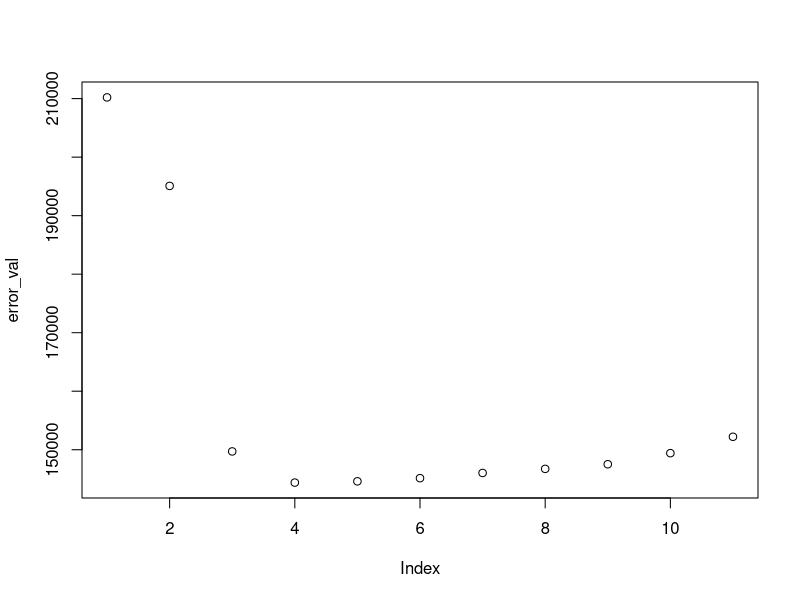
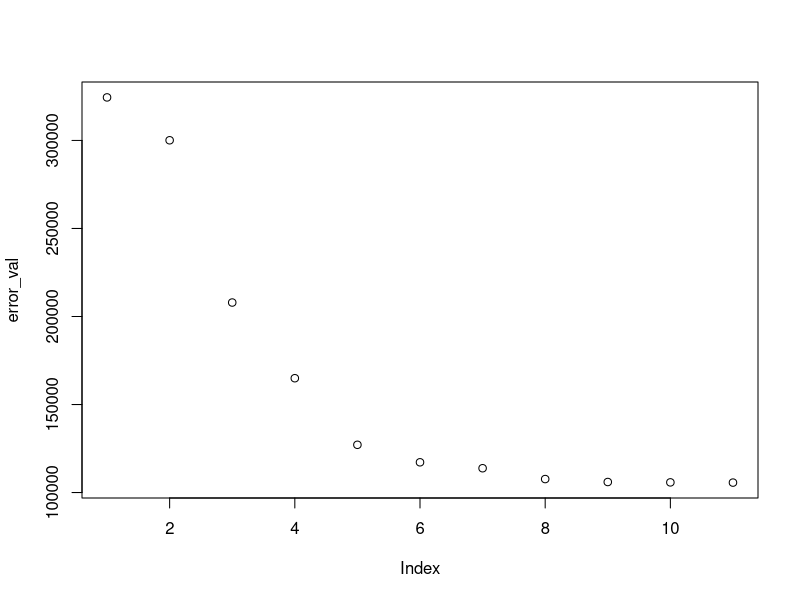
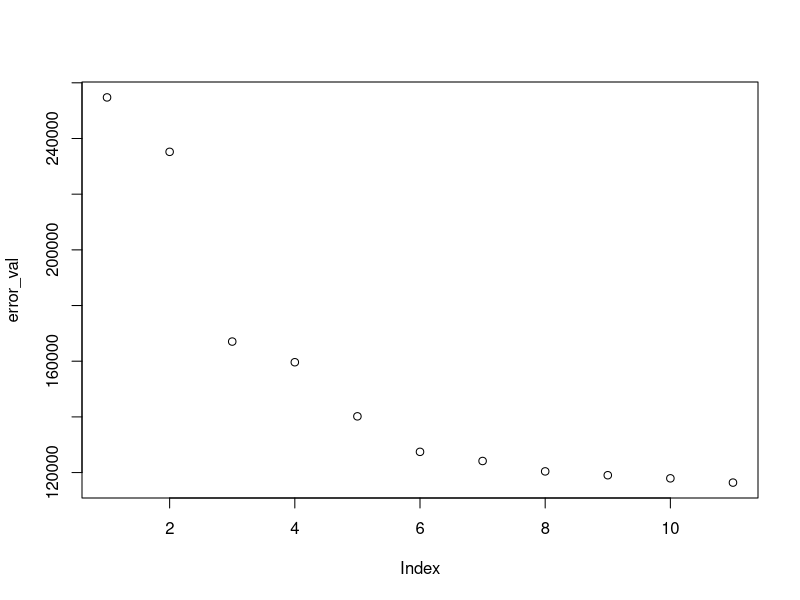
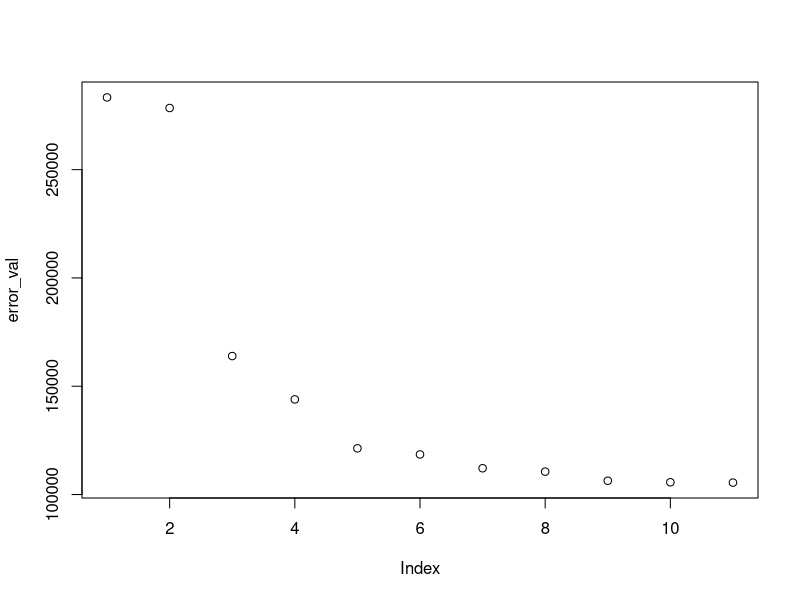
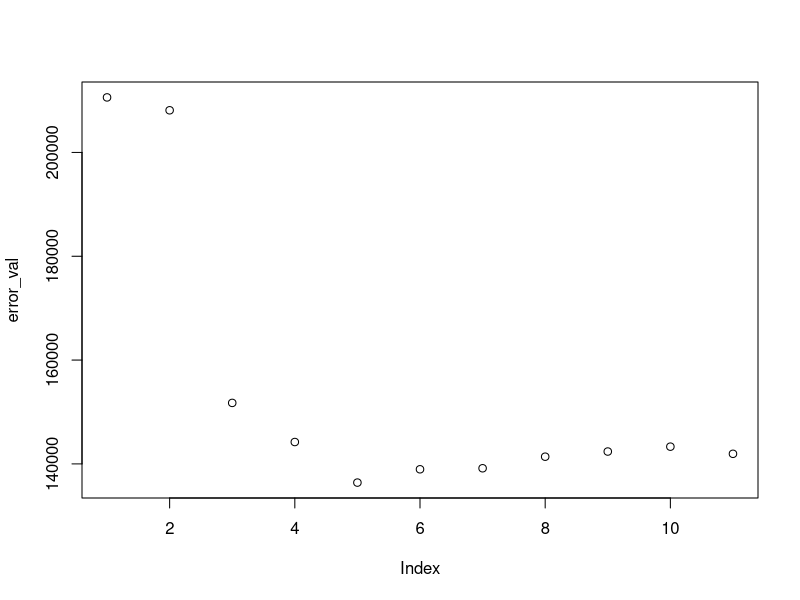
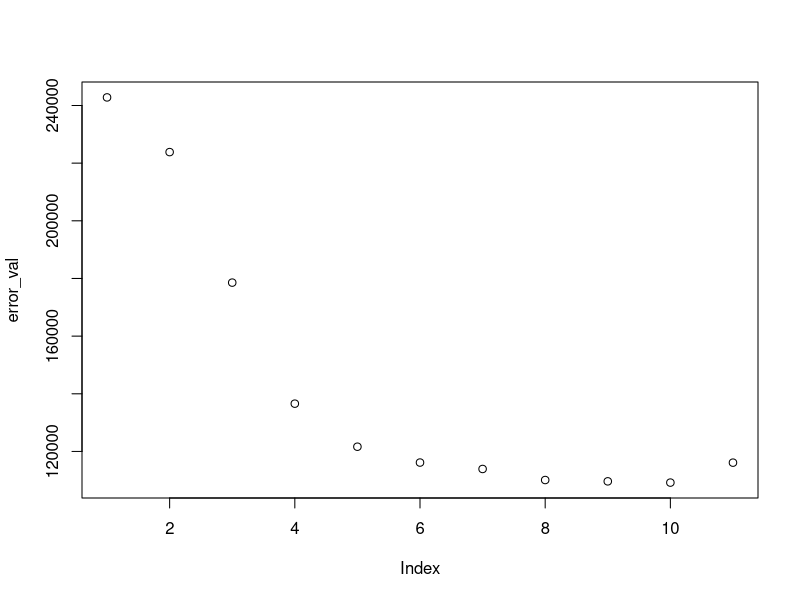
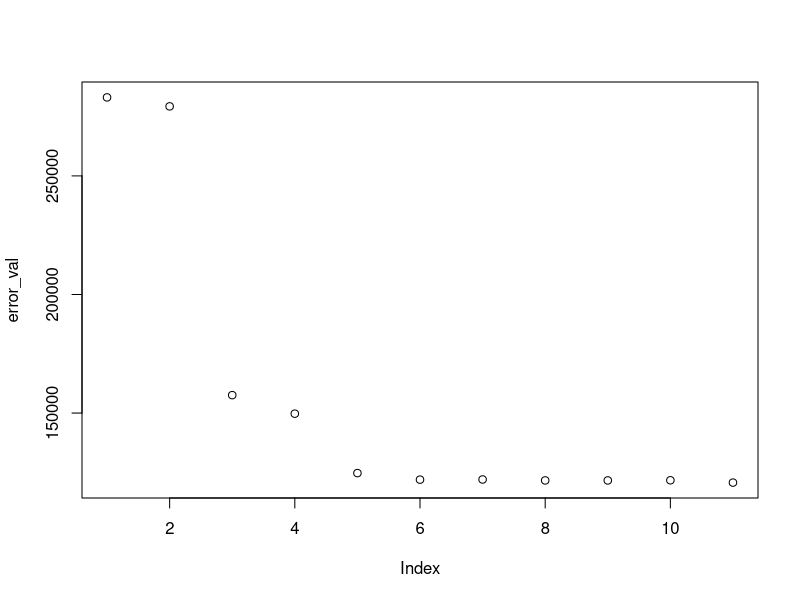
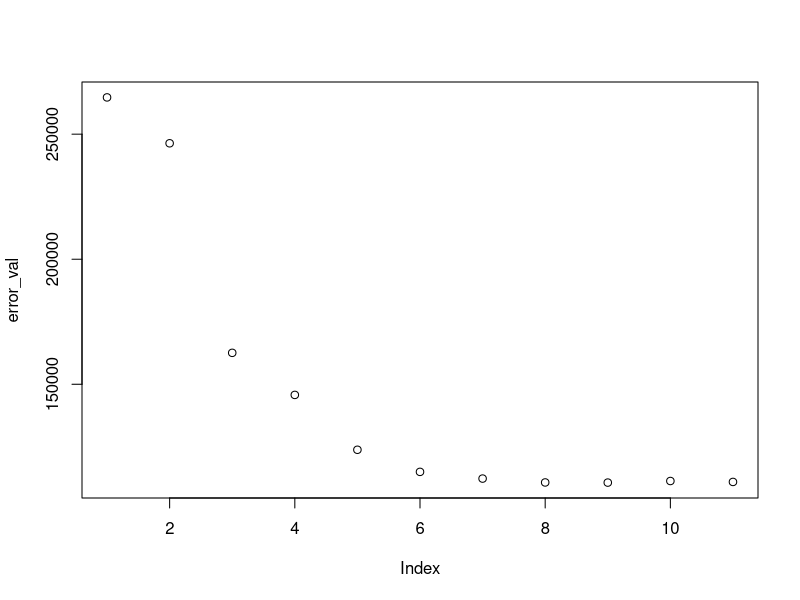

Write the R code that produced these figures, in order.
#' Least Angle Regression
#' 
#' Implements the LARS algorithm (Efron et. al. (2004) Least angle regression. Annals of Statistics.)
#' 
#' @param X matrix of predictor variables
#' @param y vector of response variables
#' @param option which variant of LARS should we run? one of "lars", "lasso", "stagewise"
#' @param standardise should data be scaled and centred?
#' 

lars <-function(X, y, option="lars", standardise=TRUE, intercept=FALSE){

  ## Edit the data according to options
  if (intercept){
    X <- cbind(rep(1,nrow(X)), X) #include an intercept term (i.e. a constant covariate)
  }
  if (standardise){
    X <- scale(X) #centre and normalise X
    y <- y - mean(y) #centre y
  }
  
  n <- nrow(X) #number of observations
  p <- ncol(X) #number of covariates
  
  ## check inputs are sensible
  if (length(y)!=n){
    stop("number of observations on response not equal to number of observations on predictors")
  }
  if (!(option == "lars" || option == "lasso" || option == "stagewise")){
    stop("invalid option argument, should be one of lars, lasso, stagewise")
  }

  ## Initialise variables
  m <- min(p,n-1) #maximal number of variables in the final active set
  beta <- matrix(0, p,1)
  i <- 0
  mu_old <- matrix(0, n, 1)
  mu <- matrix(0, n, 1)  # Mean Vector
  gamma <- numeric()  # LARS step lengths
  A <- numeric(0) #active set
  Ac <- 1:p #inactive set
  signOK <- 1 #sign check for lasso
  
  ## Let's go
  while (length(A) < m){
    i <- i+1
    
    corr <- t(X)%*%(y-mu) # Current correlation
    C <- max(abs(corr)) # Maximal current absolute correlation
    
    ## For initial step
    if (i == 1){
      j <- which.max(abs(corr))
    } 
    if (signOK){ # Check for LASSO
      A <- c(A,j)
    }
    Ac <- setdiff(1:p, A) # update inactive set 
    
    ## Do all the linear algebra
    s_A <- sign(corr[A])
    X_A <- t(t(X[,A]) * s_A)
    G_A <- t(X_A) %*% X_A
    invG_A <- solve(G_A)
    alpha_A <- 1/sqrt(sum(invG_A)) # normalizing constant
    w_A <- alpha_A[1] * rowSums(invG_A) # Coefficients of equiangular vector u_A
    u_A <- X_A %*% w_A  # Equiangular vector
    a <- t(X) %*% u_A # Angles/correlation between x_j and u_A
    
    # matrix to hold the two possibilities for the minimization to find gamma
    beta_tmp <- matrix(0, p, 1)
    gammaTest <- matrix(0, length(Ac), 2) 
    
    # If we are using all the covariates (last iteration)
    if (length(A) == m){
      gamma[i] <- C/alpha_A   # Move to the least squares projection
    }
    else{
      for (k in 1:length(Ac)){
        jj <- Ac[k]
        gammaTest[k,] <- c((C-corr[jj])/(alpha_A-a[jj]), (C+corr[jj])/(alpha_A+a[jj]))
      }
      gamma[i] <- min(gammaTest[gammaTest>0]) # Take the min over only the positive components
      min_j <- which(gammaTest==min(gammaTest[gammaTest>0]),arr.ind = TRUE)[1] #find ROW of gamma_test holding the min+
      j <- unique(Ac[min_j]) # index to be added to active set
    }
    
    # Update coefficient estimates
    beta_tmp[A] <- t(beta[A,i]) + gamma[i]*w_A*s_A 
    
    # Lasso modification
    if (option=="lasso"){
      signOK <- 1
      # Define the vector d to check for sign changes
      d_A<-s_A*w_A
      gammaTest <- -t(beta[A,i])/d_A
      
      # Look for the first sign change, returning Inf if there are no postive components
      if (all(gammaTest<=0)){
        gamma2 <- Inf 
      }else{
        gamma2 <- min(gammaTest[gammaTest>0]) # Take the min over only the positive components
        min_j <- which(gammaTest==min(gammaTest[gammaTest>0]),arr.ind = TRUE)[2]
      }
      if (gamma2 < gamma[i]){ #The case when sign consistency gets violated
        gamma[i] <- gamma2
        beta_tmp[A] <- beta[A,i] + gamma[i]*d_A    # Correct the coefficients
        beta_tmp[A[unique(min_j)]] <- 0
        A <- A[-unique(min_j)]  # Delete the zero-crossing variable (keep the ordering)
        signOK <- 0
      }
    }
    
    mu <- mu_old + gamma[i] * u_A # Update mean vector
    mu_old <- mu
    beta <- cbind(beta, beta_tmp)  
  }
  
  ## which method name should be returned
  if (option == "lars"){method <- "LARS"}
  if (option == "lasso"){method <- "LARS-Lasso"}
  if (option == "stagewise"){method <- "LARS-Stagewise"}
  
  out <- list(beta = beta, mu = mu, t = colSums(abs(beta)), method=method)
  class(out) <- "lars"
  out
}

#' @param X matrix of predictor variables
#' @param y vector of response variables
#' @param split_prop proportion to be split into training/test
#' @param n_iterations number random validation procedures
#' @param standardise should data be scaled and centred?
#' 

Cross_Validation_LARS <- function(X, y, split_prop, n_iterations, standardise){
  mean_active_set_size = 0
  error_test = c()
  for (i in 1:n_iterations){
    train_index <- sample(1:length(y),length(y)*split_prop)
    test_index <- setdiff(1:length(y), train_index)
    
    train2_index <- sample(train_index, length(train_index)*split_prop)
    val_index <- setdiff(train_index, train2_index)
    
    X_train2 <- X[train2_index,]
    y_train2 <- y[train2_index]
    
    X_val <- X[val_index,]
    y_val <- y[val_index]
    
    X_test <- X[test_index,]
    y_test <- y[test_index]
    
    results <- lars(X_train2, y_train2, option="lars", standardise=standardise)
    betas <- results$beta
    predictions_val <- as.matrix(X_val) %*% betas
    
    error_val <- colSums((predictions_val-y_val)**2) + results$t
    
    plot(error_val)
    # e <- e + error_val/100 
    
    index_up_to <- which(min(error_val) == error_val)
    mean_active_set_size <- mean_active_set_size + index_up_to/n_iterations
    Active_set <- results$J
    
    betas_test <- betas[,index_up_to]
    predictions_test <- as.matrix(X_test) %*% betas_test
    # Inactive <- setdiff(1:length(results$t), Active_set[1:index_up_to])
    error_test <- cbind(error_test, colSums((predictions_test-y_test)**2)) #+ results$t[index_up_to])
  }
  
  return(list(mean_error_test = mean(error_test), mean_active_set_size = mean_active_set_size) )
}


Data <- read.csv(file="diabetes.csv", header=TRUE, sep=",")
Data <- Data[,-1]
X <- Data[, 1:10]
y <- Data[, 11]
X <- scale(X)
y <- y-mean(y)

res <- Cross_Validation_LARS(X, y, 0.9, 50, T)
res$mean_active_set_size
res$mean_error_test
